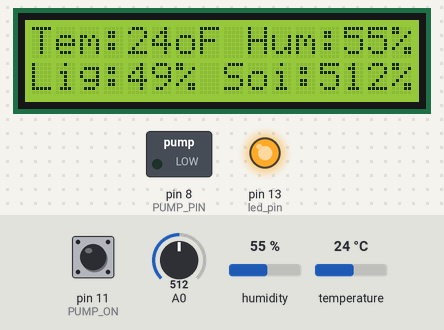
Recording of a sketch running on a simulated Arduino Uno, built with avr-gcc and run on an emulated ATmega328P. Parts: 16×2 character LCD, switched loads named in the sketch (green lamp = pin HIGH), output pins drawn as LEDs (lit = HIGH). Dashed ring = blinking. The test bench sets the inputs (shaded band); at power-on: pin 11 (PUMP_ON) HIGH, A0 = 512, humidity 55 %, temperature 24 °C. What the sketch prints to the serial monitor is not drawn.

Above: at 1.7 s.
1.8 s: pin 11 (PUMP_ON) pulled LOW for 1 s
At 4.0 s:
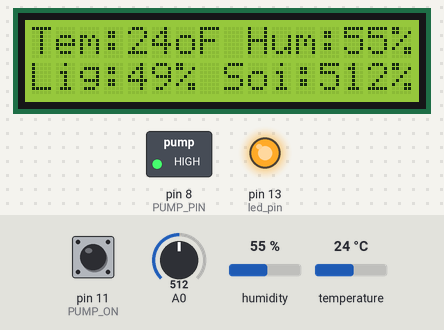
4.3 s: pin 11 (PUMP_ON) pulled LOW for 0.15 s
At 5.1 s:
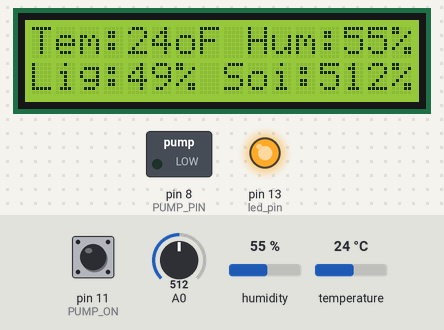
7.4 s: pin 11 (PUMP_ON) driven LOW
At 7.62 s:
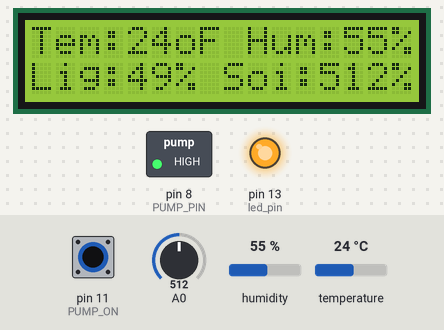
10.4 s: pin 11 (PUMP_ON) driven HIGH
At 10.4 s:
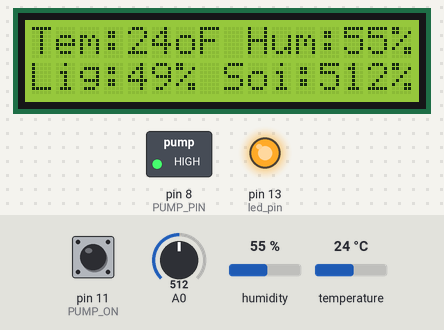
13.4 s: pin 11 (PUMP_ON) pulsed LOW 5 times (0.12 s each, 0.3 s apart)
At 15.0 s:
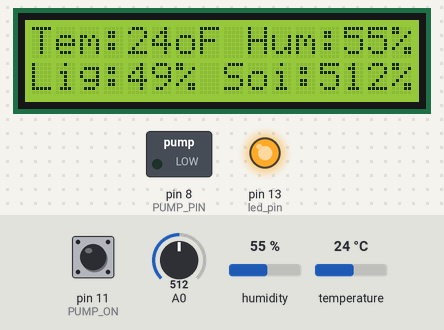
Timing chart, 0 to 16.5 s (numbered marks = the images above; inputs shaded):
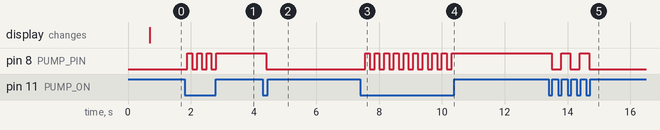

Measured:
- after the input at 1.8 s, pin 8 (PUMP_PIN): alternates HIGH for 0.15 s and LOW for 0.15 s, 7 changes in all, then stays HIGH, starting after 0.09 s
- after the input at 4.3 s, pin 8 (PUMP_PIN): HIGH → LOW after 0.10 s
- after the input at 7.4 s, pin 8 (PUMP_PIN): alternates HIGH for 0.15 s and LOW for 0.15 s, starting after 0.15 s
- after the input at 10.4 s, pin 8 (PUMP_PIN): stops changing and stays HIGH
- after the input at 13.4 s, pin 8 (PUMP_PIN): alternates HIGH for 0.30 s and LOW for 0.30 s, 5 changes in all, then stays LOW, starting after 0.09 s

The sketch:

BasicControl.ino
```cpp
// (licence header left out)
#include <Wire.h>
#include <LCD.h>
#include <LiquidCrystal_I2C.h>
#include <DHT.h>
#define DHTPIN 5         // DHT data pin connected to Arduino pin 5
#define DHTTYPE DHT22    // DHT 22 (if your sensor is the DHT 11, only change this line by: #define DHTTYPE DHT11)
#define LDR_PIN 0        // used for Luminosity (LDR) Sensor Input
#define SOIL_MOIST_PIN 1 // used for Soil Moisture Sensor Input
#define SMS_VCC 7 // used for Soil Moisture Sensor "Power Supply" (VCC)
#define SMS_GND 6 // used for Soil Moisture Sensor "GND"
// Actuators: Buttons and LEDs
#define PUMP_ON 11  //push-button
#define PUMP_PIN 8


int led_pin = 13;

//variables
int tempDHT;
int humDHT;
int lumen;
int soilMoist;
// Variables to be used by Actuators
boolean pumpStatus = 0;

// Variables to be used with timers
long sampleTimingSeconds = 300; // ==> Define Sample time in seconds to read sensores
long startTiming = 0;
long elapsedTime = 0;

// Initialize the DHT sensor
DHT dht(DHTPIN, DHTTYPE);
LiquidCrystal_I2C  lcd(0x27,2,1,0,4,5,6,7); // 0x27 is the I2C bus address for an unmodified backpack


//function
/* Receive Commands and act on actuators
****************************************************/
void aplyCmd()
{
    if (pumpStatus == 1) digitalWrite(PUMP_PIN, HIGH);
    if (pumpStatus == 0) digitalWrite(PUMP_PIN, LOW);
}
void showDataLCD(void)
{
  lcd.setCursor (0,0);
  lcd.print("Tem:");
  lcd.print(tempDHT);
  lcd.print("oF Hum:");
  lcd.print(humDHT);
  lcd.print("%  ");
  lcd.setCursor (0,1);
  lcd.print("Lig:");
  lcd.print(lumen);
  lcd.print("%");
  lcd.print(" Soi:");
  lcd.print(soilMoist);
  lcd.print("%");
}
void readLocalCmd()
{
  int digiValue = debounce(PUMP_ON);
  if (!digiValue)
  {
    pumpStatus = !pumpStatus;
    showDataLCD();
    aplyCmd();
  }
}
void readSensors()
{
  tempDHT = dht.readTemperature();   //Read temperature and humidity values from DHT sensor:
  humDHT = dht.readHumidity();
  lumen = getLumen(LDR_PIN);
  soilMoist = getSoilMoist();
}
int getLumen(int anaPin)
{
  int anaValue = 0;
  for(int i = 0; i < 10; i++) // read sensor 10X ang get the average
  {
    anaValue += analogRead(anaPin);
    delay(50);
  }

  anaValue = anaValue/10; //Light under 300; Dark over 800
  anaValue = map(anaValue, 1023, 0, 0, 100); //LDRDark:0  ==> light 100%

  return anaValue;
}
int getSoilMoist()
{
  int sensorValue = analogRead(SOIL_MOIST_PIN);
  return sensorValue;
}
void printData(void)
{
  Serial.print("   Temp DHT ==> ");
  Serial.print(tempDHT);
  Serial.print("oC  Hum DHT ==> ");
  Serial.print(humDHT);
  Serial.print("%  Luminosity ==> ");
  Serial.print(lumen);
  Serial.print("%  Soil Moisture ==> ");
  Serial.print(soilMoist);
  Serial.print("%  Pump: ");
  Serial.print(pumpStatus);
}
/***************************************************
* Showing capured data at LCD
****************************************************/

/***************************************************
* Debouncing a key
****************************************************/
boolean debounce(int pin)
{
  boolean state;
  boolean previousState;
  const int debounceDelay = 60;

  previousState = digitalRead(pin);
  for(int counter=0; counter< debounceDelay; counter++)
  {
    delay(1);
    state = digitalRead(pin);
    if(state != previousState)
    {
      counter =0;
      previousState = state;
    }
  }
 return state;
}


void setup()
{
  // activate LCD module
  Serial.begin(9600);
  // begin LCD
  lcd.begin (16,2); // for 16 x 2 LCD module
  lcd.setBacklightPin(3,POSITIVE);
  lcd.setBacklight(HIGH);
  // begin DHT
  dht.begin();
  //define pinMode
  pinMode(SOIL_MOIST_PIN , INPUT);
  pinMode(PUMP_ON, INPUT_PULLUP); // enabling internal pull-up resistor, button
  pinMode(PUMP_PIN,OUTPUT);// relay into
  pinMode(led_pin,OUTPUT);  // relay control
  digitalWrite(led_pin,HIGH);
  readSensors(); // innitial reading
  startTiming = millis(); // starting the "program clock"
  }


void loop()
{
  //relay
  //int val = digitalRead(2);
 // Serial.println(val);

 // if (val == LOW) {
  //  digitalWrite(relay_pin, HIGH);
 // } else {
  //  digitalWrite(relay_pin, LOW);
  //}

 // lcd.home (); // set cursor to 0,0
 // lcd.setBacklight(HIGH);
 // lcd.setCursor (0,0);        // go to start of 2nd line
 // Serial.println("quang tro la: ");
 // int A_Light = Monitor_Light();
 // int Soil_Moisture = Monitor_Soil();
 // lcd.print("Lit:");
 // lcd.print(A_Light);
 // lcd.print(" ");
 // Serial.println(A_Light);
 // lcd.print("Soi:");
 // lcd.print(Soil_Moisture);
 // Serial.println("do am dat la: ");
 // Serial.println(Soil_Moisture);
 // delay(2000);

 // lcd.setCursor (0,1);

 // delay(2000);
  // Start timer for measurements
  elapsedTime = millis()-startTiming;
  readLocalCmd(); //Read local button status
  showDataLCD();
  printData();
   if (elapsedTime > (sampleTimingSeconds*1000))
  {
    readSensors();
    startTiming = millis();

  }
}
```
